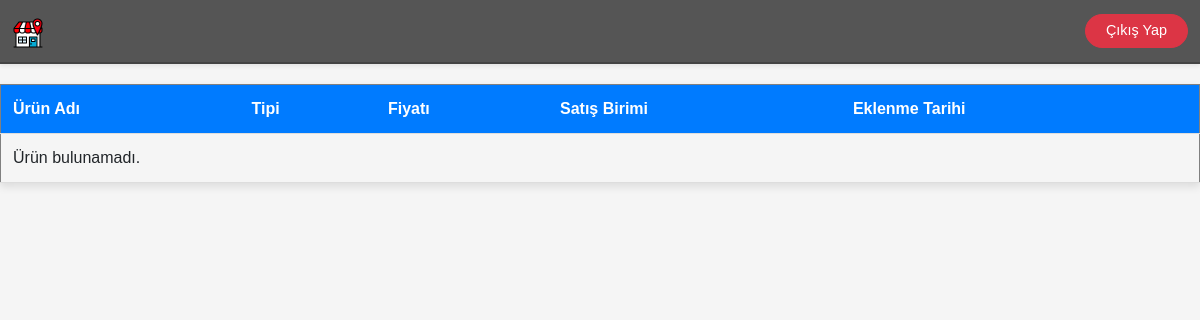
Before: /urunler/goruntule/ with the older database file.
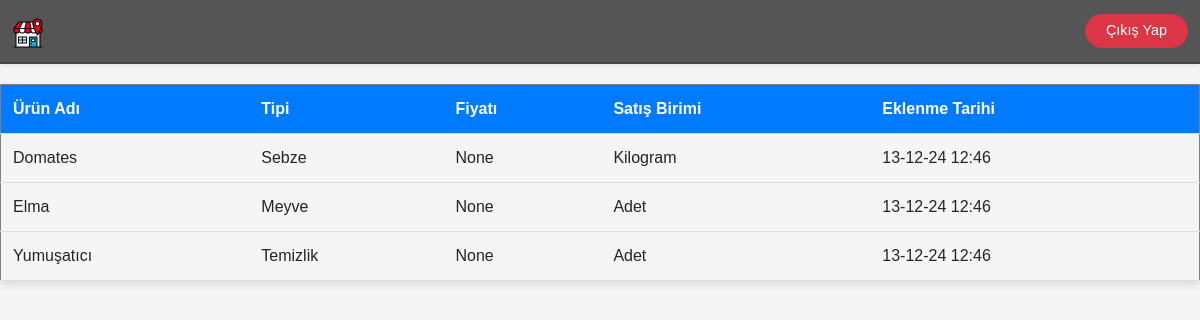
After: the same page with the newer database file.
### anasayfa/models.py (models this page shows, shortened)
class Products(models.Model):
    id = models.AutoField(primary_key=True)
    name = models.CharField(max_length=255, unique=True)  # Ürün adı, unique olacak
    type = models.CharField(max_length=100, choices=[  # Ürün türü, enum tarzı
        ('fruit', 'Meyve'),
        ('vegetable', 'Sebze'),
        ('cleaning', 'Temizlik'),
        ('others', 'Diğer')
    ], null=True, blank=True)
    price = models.DecimalField(max_digits=10, decimal_places=2, null=True, blank=True)  # Ürün fiyatı
    unit_type = models.CharField(max_length=10, choices=[  # Satış birimi (adet, kg vb.)
        ('piece', 'Adet'),
        ('kg', 'Kilogram')
    ], null=True, blank=True)
    uploaded_at = models.DateTimeField(auto_now_add=True)  # Ürünün sisteme eklendiği tarih

### products/views.py (the view)
# urls.py: path("goruntule/", views.show_products, name="urunleri_goruntule")
def show_products(request):
    product_list = Products.objects.all()
    return render(request, "products/goruntule.html", {'product_list': product_list})

### products/templates/products/goruntule.html (shortened to what this page needs)
{% extends "base.html" %}
{% block content %}
<table border="1">
    <thead>
        <tr>
            <th>Ürün Adı</th>
            <th>Tipi</th>
            <th>Fiyatı</th>
            <th>Satış Birimi</th>
            <th>Eklenme Tarihi</th>
        </tr>
    </thead>
    <tbody>
        {% for product in product_list %}
        <tr>
            <td>{{ product.name }}</td>
            <td>{{ product.get_type_display }}</td>
            <td>{{ product.price }}</td>
            <td>{{ product.get_unit_type_display }}</td>
            <td>{{ product.uploaded_at|date:"d-m-y H:i"}}</td>
        </tr>
        {% empty %}
            <tr>
                <td colspan="7">Ürün bulunamadı.</td>
            </tr>
        {% endfor %}
    </tbody>
</table>
{% endblock content %}

### templates/base.html (shortened to what this page needs)
<!DOCTYPE html>
<html lang="en">
<head>
    {% load static %}
    <link href="https://cdn.jsdelivr.net/npm/bootstrap@5.3.0-alpha1/dist/css/bootstrap.min.css" rel="stylesheet">
</head>
<body>
    {% include "partials/navbar.html" %}
    {% block content %}
    {% endblock content %}
</body>
</html>

### templates/partials/navbar.html (shortened to what this page needs)
<nav class="navbar navbar-expand-lg shadow-sm" style="background-color: #555555; z-index: 1050;">
    <div class="container-fluid">
        {% load static %}
        <a class="navbar-brand fw-bold text-white" href="/">
            <img src="{% static 'images/favicon.png' %}" alt="Harcama Paneli" style="width: 32px; height: 32px;">
        </a>
        <div class="collapse navbar-collapse" id="navbarNav">
            <ul class="navbar-nav">
                <li class="nav-item">
                    <a class="btn btn-danger btn-sm" href="/logout">Çıkış Yap</a>
                </li>
            </ul>
        </div>
    </div>
</nav>

### templates/partials/navbar.html (style rules this page uses)
.navbar { transition: background-color 0.3s ease, box-shadow 0.3s ease; border-bottom: 2px solid #444; }
.navbar-brand { font-size: 1.5rem; letter-spacing: 0.5px; }
.btn-danger { border-radius: 30px; padding: 5px 20px; font-size: 0.9rem; transition: background-color 0.3s ease, transform 0.2s ease; }

### products/templates/products/goruntule.html (style rules this page uses)
body { font-family: Arial, sans-serif; margin: 0; padding: 0; background-color: #f5f5f5; }
table { width: 100%; margin: 20px auto; border-collapse: collapse; box-shadow: 0 4px 8px rgba(0, 0, 0, 0.1); }
th, td { padding: 12px; text-align: left; border-bottom: 1px solid #ddd; }
th { background-color: #007bff; color: white; cursor: pointer; position: relative; transition: background-color 0.3s; }

Changed rows visible on the page:
added Products: name "Domates", type "Sebze", price "None", unit_type "Kilogram", uploaded_at "13-12-24 12:46"
added Products: name "Elma", type "Meyve", price "None", unit_type "Adet", uploaded_at "13-12-24 12:46"
added Products: name "Yumuşatıcı", type "Temizlik", price "None", unit_type "Adet", uploaded_at "13-12-24 12:46"
Other visible differences:
text no longer shown: "Ürün bulunamadı."
